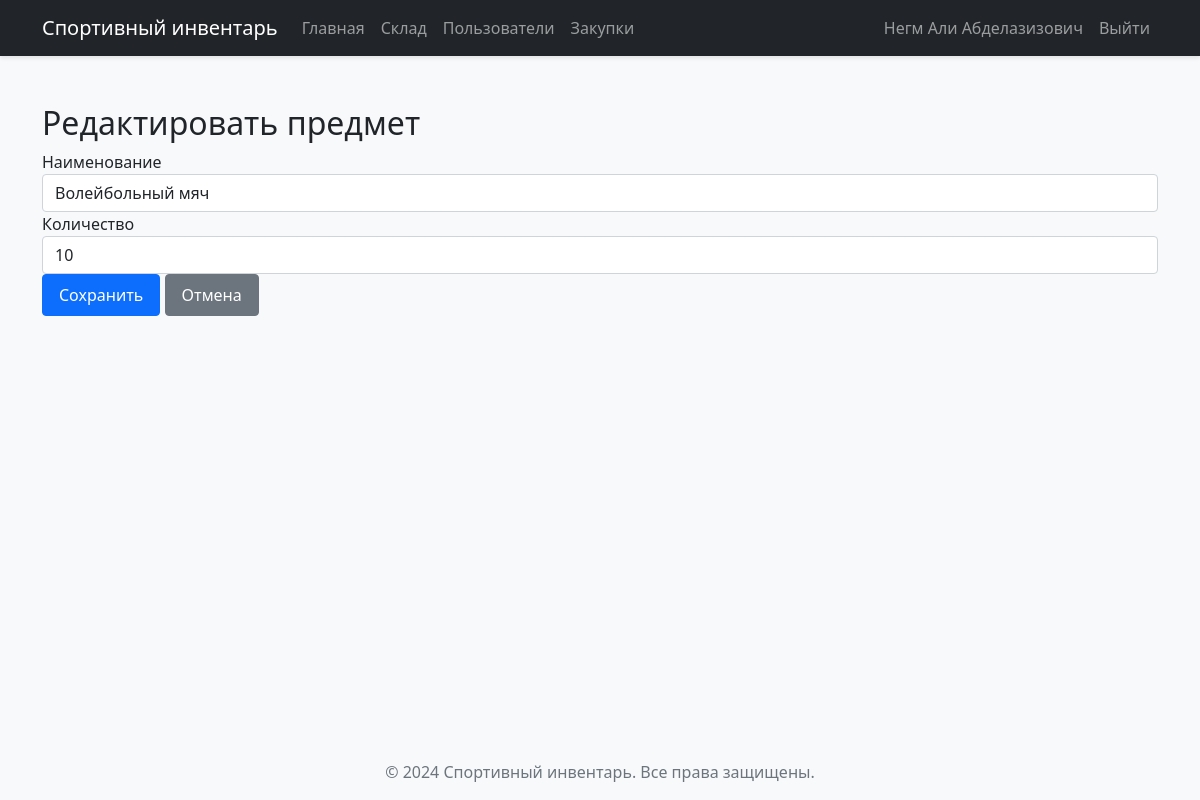
/storage/edit/2 (signed in), run on the app's committed database.
### models.py (models this page shows)
class User(db.Model, UserMixin):
    __tablename__ = 'users'
    id = db.Column(db.Integer(), primary_key=True, unique=True, nullable=False)
    username = db.Column(db.String(64), nullable=False, unique=True)
    email = db.Column(db.String(128), nullable=False, unique=True)
    password = db.Column(db.String(64), nullable=False)
    admin = db.Column(db.Boolean, default=False)
    profile_picture = db.Column(db.String(128), nullable=True)

class Storage(db.Model):
    __tablename__ = 'storage'
    id = db.Column(db.Integer(), primary_key=True, nullable=False)
    name = db.Column(db.String(64), nullable=False)
    count = db.Column(db.Integer())

### app.py (the view)
@app.route("/storage/edit/<int:item_id>", methods=['GET', 'POST'])
@login_required
def edit_item(item_id):
    if not current_user.admin:
        flash("Доступ запрещен")
        return redirect(url_for('get_data'))
    item = Storage.query.get_or_404(item_id)
    if request.method == 'POST':
        item.name = request.form.get('name')
        item.count = request.form.get('count', type=int)
        db.session.commit()
        flash('Предмет успешно обновлен')
        return redirect(url_for('storage'))
    return render_template('edit_item.html', item=item)

### app.py (called while the page is built)
@login_manager.user_loader
def load_user(user_id):
    return User.query.get(int(user_id))

### templates/edit_item.html
{% extends "base.html" %}
{% block content %}
<div class="container mt-4">
    <h2>Редактировать предмет</h2>
    <form method="POST">
        <div class="form-group">
            <label for="name">Наименование</label>
            <input type="text" class="form-control" id="name" name="name" value="{{ item.name }}" required>
        </div>
        <div class="form-group">
            <label for="count">Количество</label>
            <input type="number" class="form-control" id="count" name="count" value="{{ item.count }}" required min="0">
        </div>
        <button type="submit" class="btn btn-primary">Сохранить</button>
        <a href="{{ url_for('storage') }}" class="btn btn-secondary">Отмена</a>
    </form>
</div>
{% endblock %}

### templates/base.html (shortened to what this page needs)
<!DOCTYPE html>
<html lang="ru">
<head>
    <link href="https://cdn.jsdelivr.net/npm/bootstrap@5.1.3/dist/css/bootstrap.min.css" rel="stylesheet">
    <link rel="stylesheet" href="{{ url_for('static', filename='css/style.css') }}">
</head>
<body>
    <nav class="navbar navbar-expand-lg navbar-dark bg-dark">
        <div class="container">
            <a class="navbar-brand" href="{{ url_for('get_data') }}">Спортивный инвентарь</a>
            <div class="collapse navbar-collapse" id="navbarNav">
                <ul class="navbar-nav me-auto">
                    <li class="nav-item">
                        <a class="nav-link" href="{{ url_for('get_data') }}">Главная</a>
                    </li>
                    {% if current_user.is_authenticated and current_user.admin %}
                    <li class="nav-item">
                        <a class="nav-link" href="{{ url_for('storage') }}">Склад</a>
                    </li>
                    <li class="nav-item">
                        <a class="nav-link" href="{{ url_for('users') }}">Пользователи</a>
                    </li>
                    <li class="nav-item">
                        <a class="nav-link" href="{{ url_for('purchases') }}">Закупки</a>
                    </li>
                    {% endif %}
                </ul>
                <ul class="navbar-nav">
                    {% if current_user.is_authenticated %}
                    <li class="nav-item">
                        <a class="nav-link" href="{{ url_for('profile') }}">
                            {{ current_user.username }}
                        </a>
                    </li>
                    <li class="nav-item">
                        <a class="nav-link" href="{{ url_for('logout') }}">Выйти</a>
                    </li>
                    {% endif %}
                </ul>
            </div>
        </div>
    </nav>
    <main class="py-4">
        {% block content %}
        {% endblock %}
    </main>
    <footer class="footer mt-auto py-3 bg-light">
        <div class="container text-center">
            <span class="text-muted">© 2024 Спортивный инвентарь. Все права защищены.</span>
        </div>
    </footer>
</body>
</html>

### static/css/style.css (style rules this page uses)
body { min-height: 100vh; display: flex; flex-direction: column; background-color: #f8f9fa; }
main { flex: 1; }
.footer { margin-top: auto; }
.btn { padding: 0.5rem 1rem; border-radius: 0.25rem; }
.navbar { box-shadow: 0 2px 4px rgba(0, 0, 0, 0.1); }

### data on the page
User: username "Негм Али Абделазизович"
Storage: name "Волейбольный мяч", count "10"
